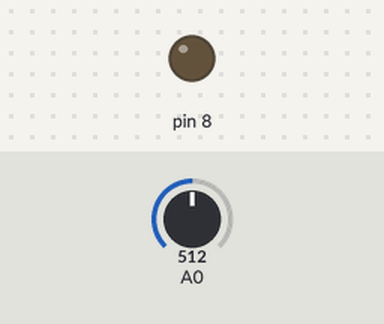
A sketch run on a simulated Arduino Uno, built with avr-gcc and run on an emulated ATmega328P. On the bench: output pins drawn as LEDs (lit = HIGH). The inputs (shaded band) are chosen by the test bench; at power-on: A0 = 512.

Above: at 1.2 s.
1.3 s: A0 set to 199
2.8 s: A0 set to 182
At 3.9 s:
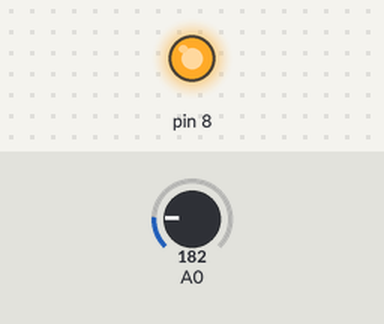
4.3 s: A0 set to 200
At 5.1 s:
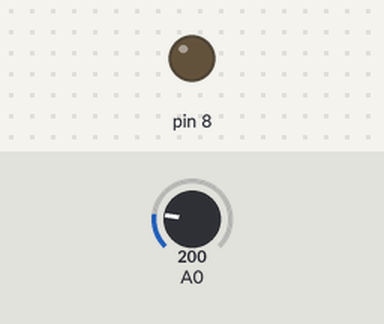
5.8 s: A0 set to 180
At 6.2 s:
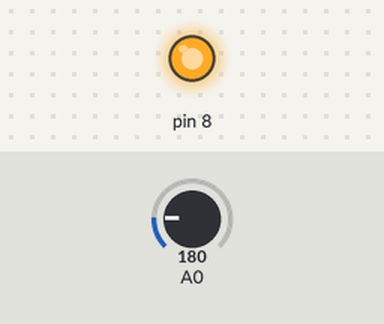
Timing chart, 0 to 8.3 s (numbered marks = the images above; inputs shaded):
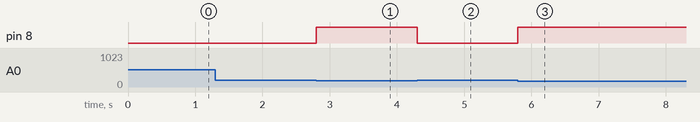

Measured:
- the behaviour switches between 190 and 189 on A0 (found by bisection; images 0 and 1)
- after the input at 1.3 s, every drawn part: stays the same
- after the input at 2.8 s, pin 8: LOW → HIGH at once
- after the input at 4.3 s, pin 8: HIGH → LOW at once
- after the input at 5.8 s, pin 8: LOW → HIGH at once

The sketch:

Light_an_LED.ino
```cpp
int THRESHOLD = 190;
int inputval;
void setup() {
  pinMode(8,OUTPUT);
  pinMode(A0,INPUT);
  digitalWrite(8,LOW);
  // put your setup code here, to run once:

}

void loop() {

  inputval = analogRead(A0);
  if(inputval<THRESHOLD){
    digitalWrite(8,HIGH);
  }
  else{
    digitalWrite(8,LOW);
  }
  // put your main code here, to run repeatedly:

}
```
